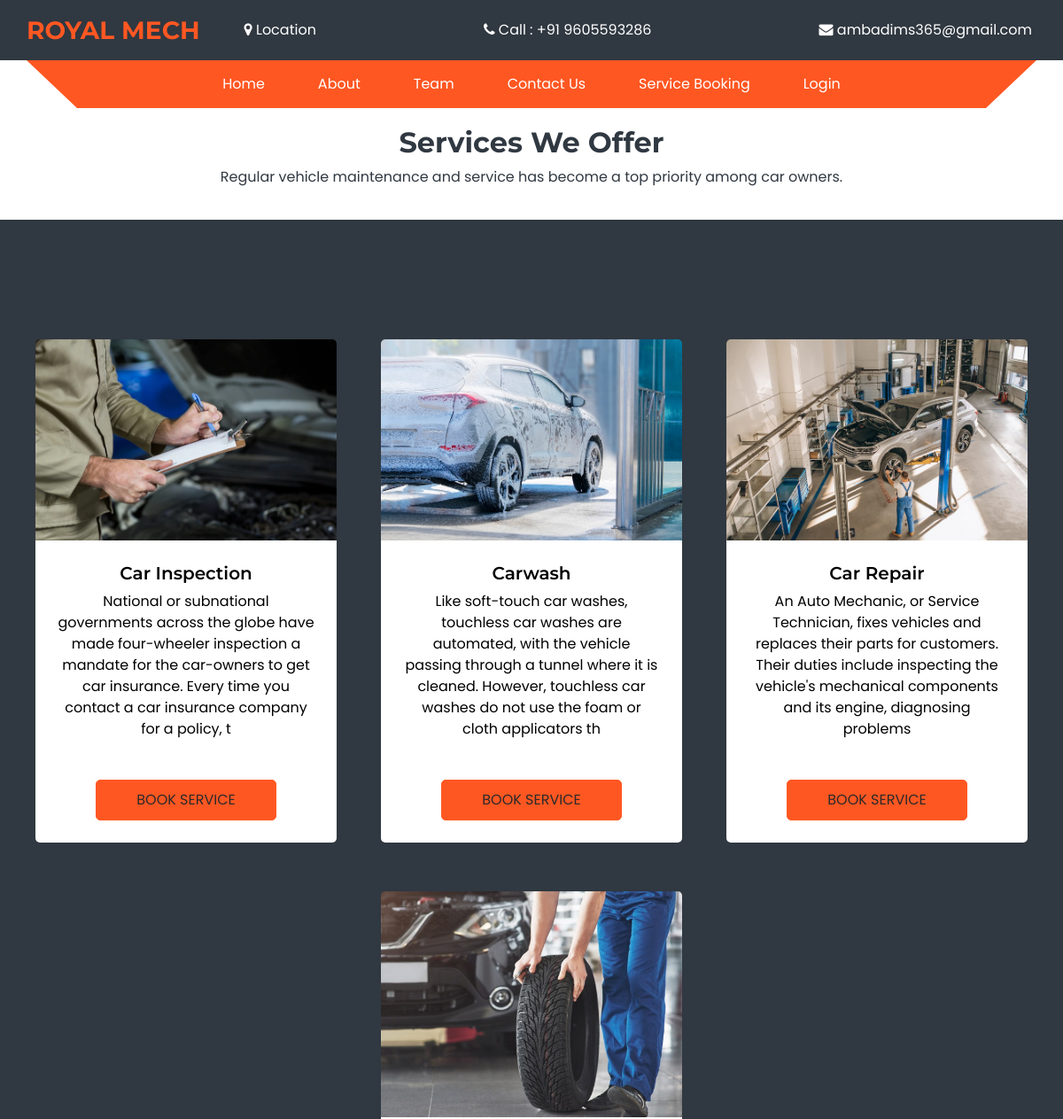
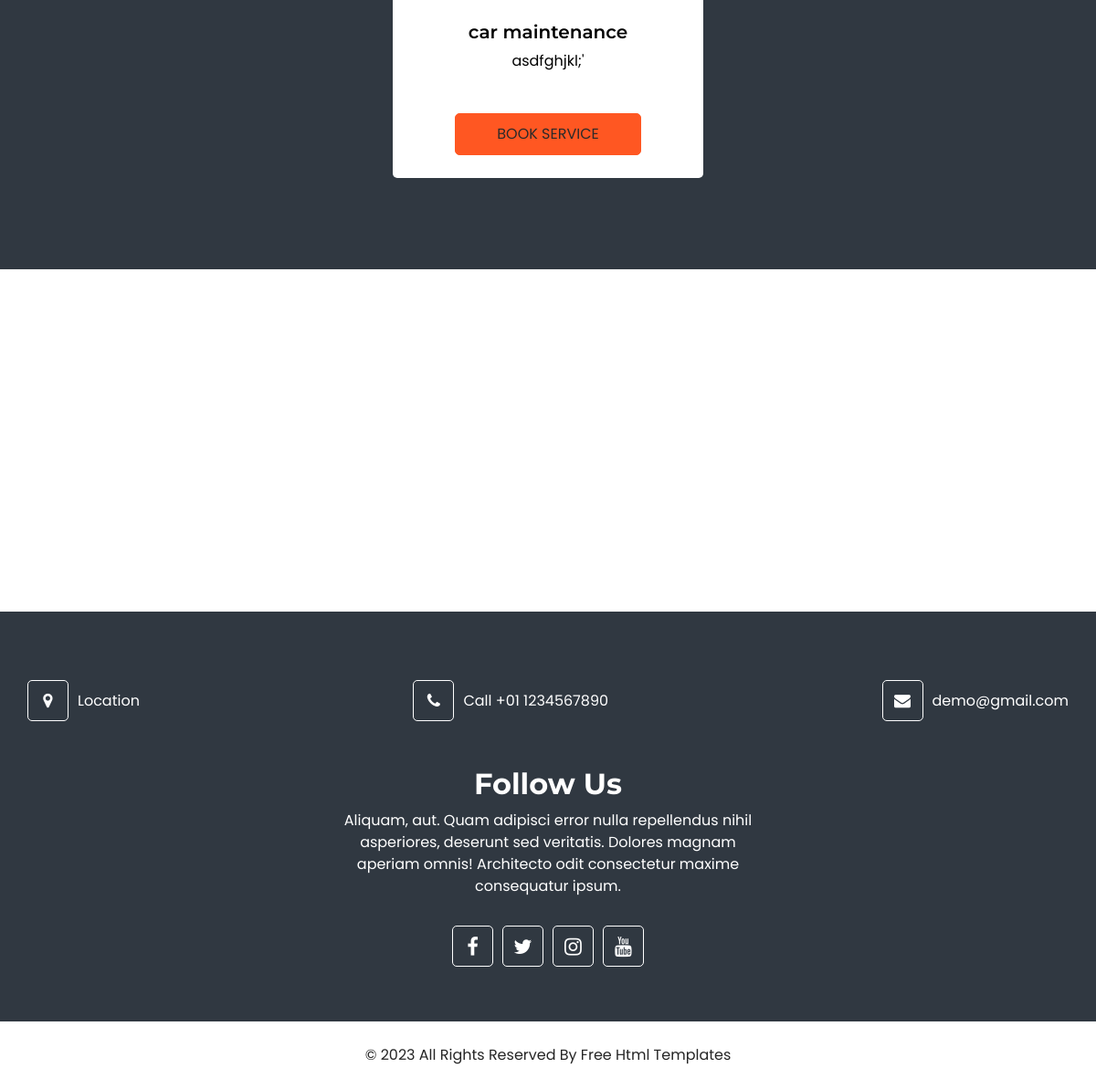
The app's page /service/ with its own data (2 pictures, top to bottom).
### Tech_app/models.py (models this page shows, shortened)
class Service(models.Model):
    service = models.CharField(max_length=200,null=True,blank=True)
    discription = models.CharField(max_length=200,null=True,blank=True)
    image = models.ImageField(upload_to="images")
    service_detail_name = models.CharField(max_length=200,null=True,blank=True)
    time_required =  models.IntegerField(null=True)

### Tech_app/views.py (the view)
# urls.py: path('service/',views.Services,name='service'),
def Services(request):
    name = Service.objects.all()
    product = Service.objects.filter(service=id)
    return render(request,'service.html',{'name':name,'product':product,})

### Tech_app/templates/service.html (shortened to what this page needs)
{% load static %}
<!DOCTYPE html>
<html>
<head>
  <link rel="stylesheet" type="text/css" href="{% static 'assets/css/bootstrap.css' %}" />
  <link rel="stylesheet" type="text/css" href="https://cdnjs.cloudflare.com/ajax/libs/OwlCarousel2/2.3.4/assets/owl.carousel.min.css" />
  <link href="{% static 'assets/css/font-awesome.min.css' %}" rel="stylesheet" />
  <link href="{% static 'assets/css/style.css' %}" rel="stylesheet" />
  <link href="{% static 'assets/css/responsive.css' %}" rel="stylesheet" />
</head>
<body>
  <div class="hero_area">
    <header class="header_section ip_header">
      <div class="container">
        <nav class="navbar navbar-expand-lg custom_nav-container px-0">
          <a class="navbar-brand" href="index.html">
            <span>
              ROYAL MECH
            </span>
          </a>
          <div class="contact_nav" id="">
            <a class="nav-link" href="">
              <i class="fa fa-map-marker" aria-hidden="true"></i>
              <span>Location</span>
            </a>
            <a class="nav-link" href="">
              <i class="fa fa-phone" aria-hidden="true"></i>
              <span>Call : +91 9605593286</span>
            </a>
            <a class="nav-link" href="">
              <i class="fa fa-envelope" aria-hidden="true"></i>
              <span>ambadims365@gmail.com</span>
            </a>
          </div>
        </nav>
      </div>
    </header>
    <div class="custom_nav2">
      <div class="container">
        <nav class="navbar navbar-expand-lg custom_nav-container ">
          <div class="collapse navbar-collapse" id="navbarSupportedContent">
            <div class="d-flex  flex-column flex-lg-row align-items-center">
              <ul class="navbar-nav">
                <li class="nav-item">
                  <a class="nav-link" href="{% url 'indexpage' %}">Home</a>
                </li>
                <li class="nav-item">
                  <a class="nav-link" href="/about/">About </a>
                </li>
                <li class="nav-item">
                  <a class="nav-link" href="/team/">Team</a>
                </li>
                <li class="nav-item">
                  <a class="nav-link" href="/contact/">Contact Us</a>
                </li>
            <li class="nav-item">
              <a class="nav-link" href="/service/">Service Booking </a>
            </li>
                {% if request.session.username %}
              </li>
                <li class="nav-item">
                  <a class="nav-link" href="">{{ request.session.username }}</a>
                <li class="nav-item">
                  <a class="nav-link" href="/logout/">Logout</a>
                </li>
                <li class="nav-item">
                  <a class="nav-link" href="/status/">Booking Status</a>
                </li>
                  {% else %}
                  <li class="nav-item">
                    <a class="nav-link" href="/login/">Login</a>
                  </li>
                  {% endif %}
              </ul>
            </div>
          </div>
        </nav>
      </div>
    </div>
{% block content %}
<div  style ="color: #303841; ">
<div class="container" >
<div class="heading_container heading_center " style="padding: 20px; " >
  <h2 class="">
    Services We Offer
  </h2>
  <p class="col-lg-8 px-0">
    Regular vehicle maintenance and service has become a top priority among car owners.
  </p>
</div>
</div>
</div>
</div>
  <section class="service_section layout_padding">
    <div class="container">
      <div class="row">
        {% for item in name %}
        <div class="col-md-8 col-lg-4 mx-auto">
          <div class="box ">
            <div class="img-box">
              <img src="{{ item.image.url }}" alt="" />
            </div>
            <div class="detail-box">
              <h5>
              {{ item.service }}
              </h5>
              <p>
               {{ item.discription }}
              </p>
              <div class="btn-box" >
                <a href="{% url 'single-service' item.id %}" class="btn-1"  style="color: #2b2a2a;" >
                  BOOK SERVICE
                </a>
              </div>
            </div>
          </div>
        </div>
      {% endfor %}
    </div>
  </section>
  <section class="map_section">
    <div class="map_container">
      <div class="map">
        <div id="googleMap"></div>
      </div>
    </div>
  </section>
  <section class="info_section ">
    <div class="info_container ">
      <div class="container">
        <div class="info_contact ">
          <a href="#" class="link-box">
            <i class="fa fa-map-marker" aria-hidden="true"></i>
            <span>
              Location
            </span>
          </a>
          <a href="#" class="link-box">
            <i class="fa fa-phone" aria-hidden="true"></i>
            <span>
              Call +01 1234567890
            </span>
          </a>
          <a href="#" class="link-box">
            <i class="fa fa-envelope" aria-hidden="true"></i>
            <span>
              demo@gmail.com
            </span>
          </a>
        </div>
        <div class="social_container">
          <div class="heading_container heading_center">
            <h2>
              Follow Us
            </h2>
            <p class="col-md-6 col-lg-5 mx-auto px-0">
              Aliquam, aut. Quam adipisci error nulla repellendus nihil asperiores, deserunt sed veritatis. Dolores magnam aperiam omnis! Architecto odit consectetur maxime consequatur ipsum.
            </p>
          </div>
          <div class="social-box">
            <a href="">
              <i class="fa fa-facebook" aria-hidden="true"></i>
            </a>
            <a href="">
              <i class="fa fa-twitter" aria-hidden="true"></i>
            </a>
            <a href="">
              <i class="fa fa-instagram" aria-hidden="true"></i>
            </a>
            <a href="">
              <i class="fa fa-youtube" aria-hidden="true"></i>
            </a>
          </div>
        </div>
      </div>
    </div>
  </section>
{% endblock content %}
  <footer class="footer_section">
    <div class="container">
      <p>
        &copy; <span id="displayYear"></span> All Rights Reserved By
        <a href="https://html.design/">Free Html Templates</a>
      </p>
    </div>
  </footer>
</body>
</html>

### static/assets/css/responsive.css (style rules this page uses)
@media (min-width: 1200px) { .container { max-width: 1170px; } }

### records on screen
Service: image (picture), service "Car Inspection", discription "National or subnational governments across the globe have made four-wheeler inspection a mandate for the car-owners to get car insurance. Every time you contact a car insurance company for a policy, t"
Service: image (picture), service "Carwash", discription "Like soft-touch car washes, touchless car washes are automated, with the vehicle passing through a tunnel where it is cleaned. However, touchless car washes do not use the foam or cloth applicators th"
Service: image (picture), service "Car Repair", discription "An Auto Mechanic, or Service Technician, fixes vehicles and replaces their parts for customers. Their duties include inspecting the vehicle's mechanical components and its engine, diagnosing problems"
Service: image (picture), service "car maintenance", discription "asdfghjkl;'"
